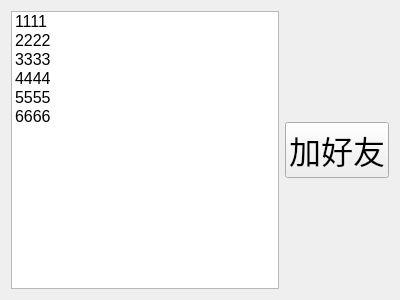
<?xml version="1.0" encoding="UTF-8"?>
<ui version="4.0">
 <class>online</class>
 <widget class="QWidget" name="online">
  <property name="geometry">
   <rect>
    <x>0</x>
    <y>0</y>
    <width>400</width>
    <height>300</height>
   </rect>
  </property>
  <property name="windowTitle">
   <string>Form</string>
  </property>
  <layout class="QHBoxLayout" name="horizontalLayout_2">
   <item>
    <layout class="QHBoxLayout" name="horizontalLayout">
     <item>
      <widget class="QListWidget" name="online_lw">
       <property name="font">
        <font>
         <pointsize>12</pointsize>
        </font>
       </property>
       <item>
        <property name="text">
         <string>1111</string>
        </property>
       </item>
       <item>
        <property name="text">
         <string>2222</string>
        </property>
       </item>
       <item>
        <property name="text">
         <string>3333</string>
        </property>
       </item>
       <item>
        <property name="text">
         <string>4444</string>
        </property>
       </item>
       <item>
        <property name="text">
         <string>5555</string>
        </property>
       </item>
       <item>
        <property name="text">
         <string>6666</string>
        </property>
       </item>
      </widget>
     </item>
     <item>
      <layout class="QVBoxLayout" name="verticalLayout">
       <item>
        <spacer name="verticalSpacer">
         <property name="orientation">
          <enum>Qt::Vertical</enum>
         </property>
         <property name="sizeHint" stdset="0">
          <size>
           <width>20</width>
           <height>40</height>
          </size>
         </property>
        </spacer>
       </item>
       <item>
        <widget class="QPushButton" name="addFriend_pd">
         <property name="font">
          <font>
           <pointsize>24</pointsize>
          </font>
         </property>
         <property name="text">
          <string>加好友</string>
         </property>
        </widget>
       </item>
       <item>
        <spacer name="verticalSpacer_2">
         <property name="orientation">
          <enum>Qt::Vertical</enum>
         </property>
         <property name="sizeHint" stdset="0">
          <size>
           <width>20</width>
           <height>40</height>
          </size>
         </property>
        </spacer>
       </item>
      </layout>
     </item>
    </layout>
   </item>
  </layout>
 </widget>
 <resources/>
 <connections/>
</ui>
